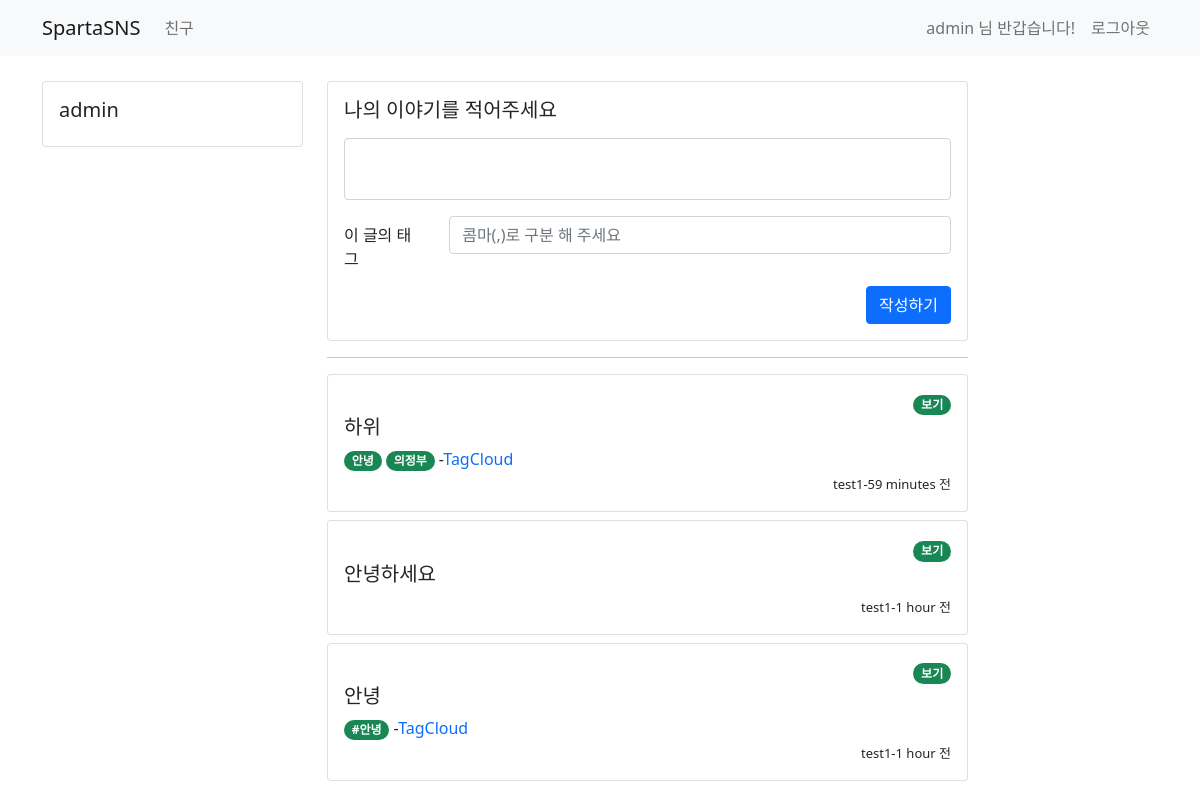
/tweet/ (signed in), run on the app's committed database.
### user/models.py (models this page shows)
class UserModel(AbstractUser):
    class Meta:
        db_table = "my_user"
    bio = models.CharField(max_length=256, default='')
    follow = models.ManyToManyField(settings.AUTH_USER_MODEL, related_name='followee')

### tweet/models.py (models this page shows)
class TweetModel(models.Model):
    class Meta:
        db_table = "tweet"
    author = models.ForeignKey(UserModel, on_delete=models.CASCADE)
    content = models.CharField(max_length=256)
    tags = TaggableManager(blank=True)
    created_at = models.DateTimeField(auto_now_add=True)
    updated_at = models.DateTimeField(auto_now=True)

### tweet/views.py (the view, shortened to what this page needs)
# urls.py: path('', include('tweet.urls')),    # tweet/urls.py 경로 추가
@login_required
def tweet(request):
    if request.method == 'GET':  # 요청하는 방식이 GET 방식인지 확인하기
        all_tweet = TweetModel.objects.all().order_by('-created_at')
        return render(request, 'tweet/home.html', {'tweet': all_tweet})

### templates/tweet/home.html (shortened to what this page needs)
{% extends 'base.html' %}
{% block content %}
    <div class="container timeline-container">
        <div class="row">
            <div class="col-md-3">
                <div class="card">
                    <div class="card-body">
                        <h5 class="card-title"> {{ user.username }} </h5>
                    </div>
                </div>
            </div>
            <div class="col-md-7">
                <div class="row mb-2">
                    <div class="col-md-12">
                        <div class="card">
                            <div class="card-body">
                                <div class="media">
                                    <div class="media-body">
                                        <h5 class="mt-0">나의 이야기를 적어주세요</h5>
                                        <p>
                                        <form action="/tweet/" method="post">
                                            <div class="form-group mb-2">
                                                <textarea class="form-control" style="resize: none" name='my-content'
                                                          id="my-content"></textarea>
                                                <div class="mt-3 row">
                                                    <label for="tag"
                                                           class="col-sm-2 col-form-label">이 글의 태그</label>
                                                    <div class="col-sm-10">
                                                        <input type="text" class="form-control" name="tag" id="tag"
                                                               placeholder="콤마(,)로 구분 해 주세요">
                                                    </div>
                                                </div>
                                            </div>
                                            <button type="submit" class="btn btn-primary" style="float:right;">작성하기
                                            </button>
                                        </form>
                                        </p>
                                    </div>
                                </div>
                            </div>
                        </div>
                    </div>
                </div>
                <hr>
                <div class="row">
                    {% for tw in tweet %}
                        <div class="col-md-12 mb-2">
                            <div class="card">
                                <div class="card-body">
                                    <div style="text-align: right">
                                        <a href="/tweet/{{ tw.id }}">
                                            <span class="badge rounded-pill bg-success">보기</span>
                                        </a>
                                    </div>
                                    <div class="media">
                                        <div class="media-body">
                                            <h5 class="mt-0">{{ tw.content }}</h5>
                                            {% if tw.tags.all %}
                                                {% for tag in tw.tags.all %}
                                                    <a style="text-decoration: none"
                                                       href="{% url 'tagged_object_list' tag.name %}">
                                                    <span class="badge rounded-pill bg-success">
                                                        {{ tag.name }}
                                                    </span>
                                                    </a>
                                                {% endfor %}
                                                -<a style="text-decoration: none"
                                                    href="{% url 'tag_cloud' %}">TagCloud</a>
                                            {% endif %}
                                        </div>
                                        <div style="text-align: right">
                                            <span style="font-size: small">{{ tw.author.username }}-{{ tw.created_at|timesince }} 전</span>
                                        </div>
                                    </div>
                                </div>
                            </div>
                        </div>
                    {% endfor %}
                </div>
            </div>
            <div class="col-md-2"></div>
        </div>
    </div>
{% endblock %}

### templates/base.html (shortened to what this page needs)
<!DOCTYPE html>
<html lang="en">
<head>
    <link href="https://cdn.jsdelivr.net/npm/bootstrap@5.0.0-beta3/dist/css/bootstrap.min.css" rel="stylesheet"
>
</head>
<body>
<nav class="navbar navbar-expand-lg navbar-light bg-light">
    <div class="container">
        <a class="navbar-brand" href="/">SpartaSNS</a>
        {% if user.is_authenticated %}
            <div class="collapse navbar-collapse" id="navbarSupportedContent">
                <ul class="navbar-nav mr-auto">
                    <li class="nav-item">
                        <a class="nav-link" href="/user"> 친구 </a>
                    </li>
                </ul>
            </div>
        {% endif %}
        <form class="form-inline my-2 my-lg-0">
            {% if not user.is_authenticated %}
                <ul class="navbar-nav mr-auto">
                    <li class="nav-item active">
                        <a class="nav-link" href="/sign-in"> 로그인 <span class="sr-only"></span></a>
                    </li>
                    <li class="nav-item active">
                        <a class="nav-link" href="/sign-up"> 회원가입 <span class="sr-only"></span></a>
                    </li>
                </ul>
            {% else %}
                <ul class="navbar-nav mr-auto">
                    <li class="nav-item" disabled>
                        <span class="nav-link">
                            {{ user.username }} 님 반갑습니다!
                        </span>
                    </li>
                    <li class="nav-item">
                        <a class="nav-link" href="/logout"> 로그아웃 </a>
                    </li>
                </ul>
            {% endif %}
        </form>
    </div>
</nav>
{% block content %}
{% endblock %}
</body>
</html>

### templates/base.html (style rules this page uses)
.timeline-container { margin-top: 25px }

### data on the page
UserModel: username "admin"
TweetModel: content "하위", author.username "test1", created_at "59 minutes"
Tag: name "안녕"
Tag: name "의정부"
TweetModel: content "안녕하세요", author.username "test1", created_at "1 hour"
TweetModel: content "안녕", author.username "test1", created_at "1 hour"
Tag: name "#안녕"
